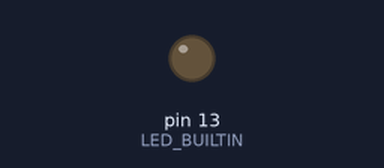
Simulated run of this sketch. Board: Arduino Uno, built with avr-gcc and run on an emulated ATmega328P. On the bench: output pins drawn as LEDs (lit = HIGH). What the sketch prints to the serial monitor is not drawn.

Above: at 0.1 s.
At 10.5 s:
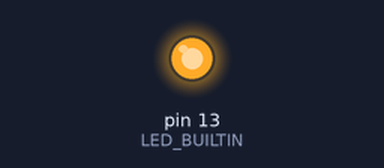
Timing chart, 0 to 12.0 s (numbered marks = the images above):
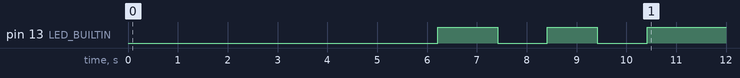

Measured:
- by itself, pin 13 (LED_BUILTIN): goes HIGH 1.2 s, LOW 1.0 s, HIGH 1.0 s, LOW 1.0 s, then HIGH

The sketch:

prime_logging_micros.ino
```cpp
/* Prime numbers in Arduino C v2.0 2023/12/05 */
#include <time.h>
#include <math.h>

double start;
int column = 10;

void elapsed_time(int seconds) {
  int hours = (int)seconds/3600;
  int minutes = (int)(seconds/60 - hours*60);
  int sec = (int)(seconds - minutes*60 - hours*3600);
  Serial.print(" ");
  Serial.print(hours);
  Serial.print("h ");
  Serial.print(minutes);
  Serial.print("min ");
  Serial.print(sec);
  Serial.print("s ");
}

void setup() {
  Serial.begin(74880);
  pinMode(LED_BUILTIN, OUTPUT);
}

void loop() {
  for (int i = 0; i < 3; i++) {
    Serial.print(".");
    delay(1000);
  }
  const int scope[] = {100, 1000, 10000, 100000, 1000000, 10000000, 25000000, 100000000, 1000000000};
  const int reference[] = {25, 168, 1229, 9592, 78498, 664579, 1565927, 5761455, 50847534};
  for (int i = 0; i < 9; i++) {
    int last = scope[i];
    int found = 4;   // we already know 2, 3, 5, 7
    Serial.println("\n\nPrime v2.0 in Arduino C 2023/12/05");
    Serial.print("Calculating prime numbers until ");
    Serial.println(last);
    start = micros();      // use micros() for more precision
    int dot = millis();
    int column = 0;
    for (int number = 11; number < last; number += 2) {
      bool prime = true;
      for (int divider = 3; divider < (int)(sqrt(number)) + 1; divider += 2) {
        if (number % divider == 0) {
          prime = false;
          break;
        }
      }
      if (prime) {
        found += 1;
        // if(found % 500 == 0) {
        //   Serial.print(number);
        //   Serial.print(" ");
        // }
        // if(found % 10000 == 0) {
        //   Serial.print(" - ");
        //   elapsed_time(dot/1000);
        //   Serial.print("- ");
        //   Serial.println(number);
        // }
      }
      if((millis() - dot) > 1000) {
        Serial.print(".");
        dot = millis();
        column += 1;
        if(column % 2 == 0) {
          digitalWrite(LED_BUILTIN, HIGH);
        }
        else
        {
          digitalWrite(LED_BUILTIN, LOW);
        }
        if(column > 40) {
          column = 0;
          elapsed_time((micros() - start)/1000000);
          Serial.print("- ");
          Serial.print(number);
          Serial.print(" ");
          Serial.print(int(number * 100 / last));
          Serial.print("% \n");
        }
      }
    }
    float duration = (micros() - start)/1000000;
    if(duration > 1) {
      Serial.print("\n");
    }
    Serial.print("Found ");
    Serial.print(found);
    Serial.print(" prime numbers. It should be ");
    Serial.print(reference[i]);
    Serial.print(".\nThis took ");
    Serial.print(duration, 6);
    Serial.print(" seconds.");
    elapsed_time(duration);
  }
  // program finished, just keep printing some dots
  for(int line = 0; line < 24; line++){
    for(int i = 0; i < 80; i++) {
      Serial.print(".");
      delay(2000);
    }
    Serial.print(".\n");
  }
}
```
